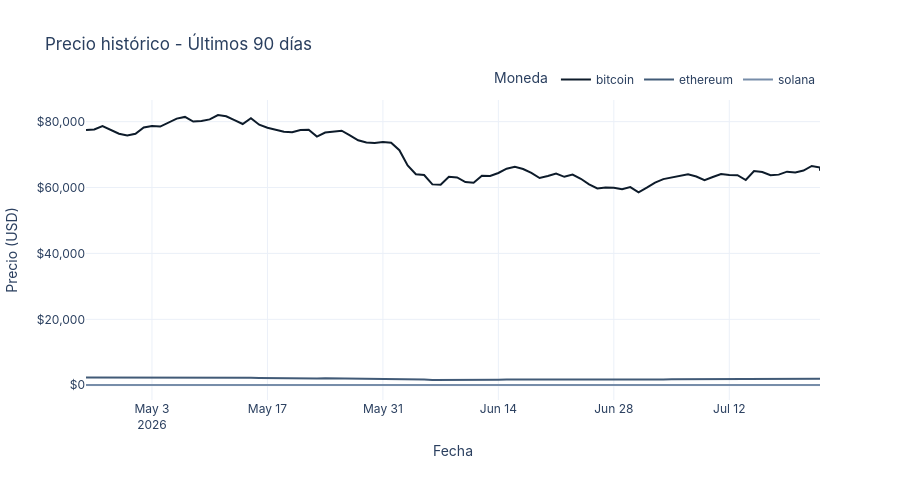

Notebook source saved alongside this figure:
### Markdown cell above
## 4. Precios históricos interactivos

### Code cell
colores_plotly = {"bitcoin": "#0D1B2A", "ethereum": "#415A77", "solana": "#778DA9"}

fig = px.line(
    history, x="date", y="price", color="coin",
    color_discrete_map=colores_plotly,
    labels={"price": "Precio (USD)", "date": "Fecha", "coin": "Moneda"},
    title="Precio histórico - Últimos 90 días"
)
fig.update_traces(hovertemplate="%{x}<br>$%{y:,.2f}<extra>%{fullData.name}</extra>")
fig.update_layout(
    template="plotly_white",
    font=dict(family="Inter, sans-serif"),
    height=480,
    legend=dict(orientation="h", yanchor="bottom", y=1.02, xanchor="right", x=1),
    yaxis=dict(tickprefix="$", tickformat=",.0f")
)
fig.show()
